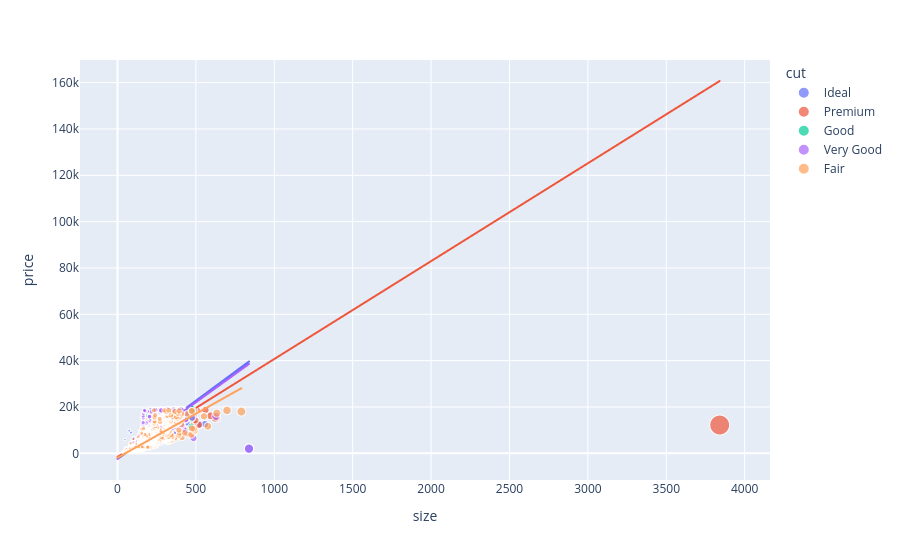

Notebook code cell kept with this figure:
### Code cell
figure = px.scatter(data_frame = data, x="size", y="price", size="size", 
                    color = "cut", trendline="ols")

figure.show()

### Figure 1 — Plotly figure (JSON) as saved in the notebook; plotly's stock layout.template omitted (floating-point values rounded to 4 significant figures; data arrays with more than 128 entries replaced by an {"elided": "..."} marker saying what was removed)
{"data": [{"hovertemplate": "cut=Ideal<br>size=%{marker.size}<br>price=%{y}<extra></extra>", "legendgroup": "Ideal", "marker": {"color": "#636efa", "size": {"elided": "21551 float values"}, "sizemode": "area", "sizeref": 9.601, "symbol": "circle"}, "mode": "markers", "name": "Ideal", "showlegend": true, "type": "scattergl", "x": {"elided": "21551 float values"}, "xaxis": "x", "y": {"elided": "21551 int values"}, "yaxis": "y"}, {"hovertemplate": "<b>OLS trendline</b><br>price = 50.0167 * size + -2314.13<br>R<sup>2</sup>=0.861655<br><br>cut=Ideal<br>size=%{x}<br>price=%{y} <b>(trend)</b><extra></extra>", "legendgroup": "Ideal", "marker": {"color": "#636efa", "symbol": "circle"}, "mode": "lines", "name": "Ideal", "showlegend": false, "type": "scattergl", "x": {"elided": "21551 float values"}, "xaxis": "x", "y": {"elided": "21551 float values"}, "yaxis": "y"}, {"hovertemplate": "cut=Premium<br>size=%{marker.size}<br>price=%{y}<extra></extra>", "legendgroup": "Premium", "marker": {"color": "#EF553B", "size": {"elided": "13791 float values"}, "sizemode": "area", "sizeref": 9.601, "symbol": "circle"}, "mode": "markers", "name": "Premium", "showlegend": true, "type": "scattergl", "x": {"elided": "13791 float values"}, "xaxis": "x", "y": {"elided": "13791 int values"}, "yaxis": "y"}, {"hovertemplate": "<b>OLS trendline</b><br>price = 42.2435 * size + -1543.25<br>R<sup>2</sup>=0.751638<br><br>cut=Premium<br>size=%{x}<br>price=%{y} <b>(trend)</b><extra></extra>", "legendgroup": "Premium", "marker": {"color": "#EF553B", "symbol": "circle"}, "mode": "lines", "name": "Premium", "showlegend": false, "type": "scattergl", "x": {"elided": "13791 float values"}, "xaxis": "x", "y": {"elided": "13791 float values"}, "yaxis": "y"}, {"hovertemplate": "cut=Good<br>size=%{marker.size}<br>price=%{y}<extra></extra>", "legendgroup": "Good", "marker": {"color": "#00cc96", "size": {"elided": "4906 float values"}, "sizemode": "area", "sizeref": 9.601, "symbol": "circle"}, "mode": "markers", "name": "Good", "showlegend": true, "type": "scattergl", "x": {"elided": "4906 float values"}, "xaxis": "x", "y": {"elided": "4906 int values"}, "yaxis": "y"}, {"hovertemplate": "<b>OLS trendline</b><br>price = 46.8705 * size + -2457.58<br>R<sup>2</sup>=0.843713<br><br>cut=Good<br>size=%{x}<br>price=%{y} <b>(trend)</b><extra></extra>", "legendgroup": "Good", "marker": {"color": "#00cc96", "symbol": "circle"}, "mode": "lines", "name": "Good", "showlegend": false, "type": "scattergl", "x": {"elided": "4906 float values"}, "xaxis": "x", "y": {"elided": "4906 float values"}, "yaxis": "y"}, {"hovertemplate": "cut=Very Good<br>size=%{marker.size}<br>price=%{y}<extra></extra>", "legendgroup": "Very Good", "marker": {"color": "#ab63fa", "size": {"elided": "12082 float values"}, "sizemode": "area", "sizeref": 9.601, "symbol": "circle"}, "mode": "markers", "name": "Very Good", "showlegend": true, "type": "scattergl", "x": {"elided": "12082 float values"}, "xaxis": "x", "y": {"elided": "12082 int values"}, "yaxis": "y"}, {"hovertemplate": "<b>OLS trendline</b><br>price = 48.856 * size + -2418.36<br>R<sup>2</sup>=0.852318<br><br>cut=Very Good<br>size=%{x}<br>price=%{y} <b>(trend)</b><extra></extra>", "legendgroup": "Very Good", "marker": {"color": "#ab63fa", "symbol": "circle"}, "mode": "lines", "name": "Very Good", "showlegend": false, "type": "scattergl", "x": {"elided": "12082 float values"}, "xaxis": "x", "y": {"elided": "12082 float values"}, "yaxis": "y"}, {"hovertemplate": "cut=Fair<br>size=%{marker.size}<br>price=%{y}<extra></extra>", "legendgroup": "Fair", "marker": {"color": "#FFA15A", "size": {"elided": "1610 float values"}, "sizemode": "area", "sizeref": 9.601, "symbol": "circle"}, "mode": "markers", "name": "Fair", "showlegend": true, "type": "scattergl", "x": {"elided": "1610 float values"}, "xaxis": "x", "y": {"elided": "1610 int values"}, "yaxis": "y"}, {"hovertemplate": "<b>OLS trendline</b><br>price = 37.9697 * size + -1904.37<br>R<sup>2</sup>=0.739125<br><br>cut=Fair<br>size=%{x}<br>price=%{y} <b>(trend)</b><extra></extra>", "legendgroup": "Fair", "marker": {"color": "#FFA15A", "symbol": "circle"}, "mode": "lines", "name": "Fair", "showlegend": false, "type": "scattergl", "x": {"elided": "1610 float values"}, "xaxis": "x", "y": {"elided": "1610 float values"}, "yaxis": "y"}], "layout": {"legend": {"itemsizing": "constant", "title": {"text": "cut"}, "tracegroupgap": 0}, "margin": {"t": 60}, "xaxis": {"anchor": "y", "domain": [0, 1], "title": {"text": "size"}}, "yaxis": {"anchor": "x", "domain": [0, 1], "title": {"text": "price"}}}}
